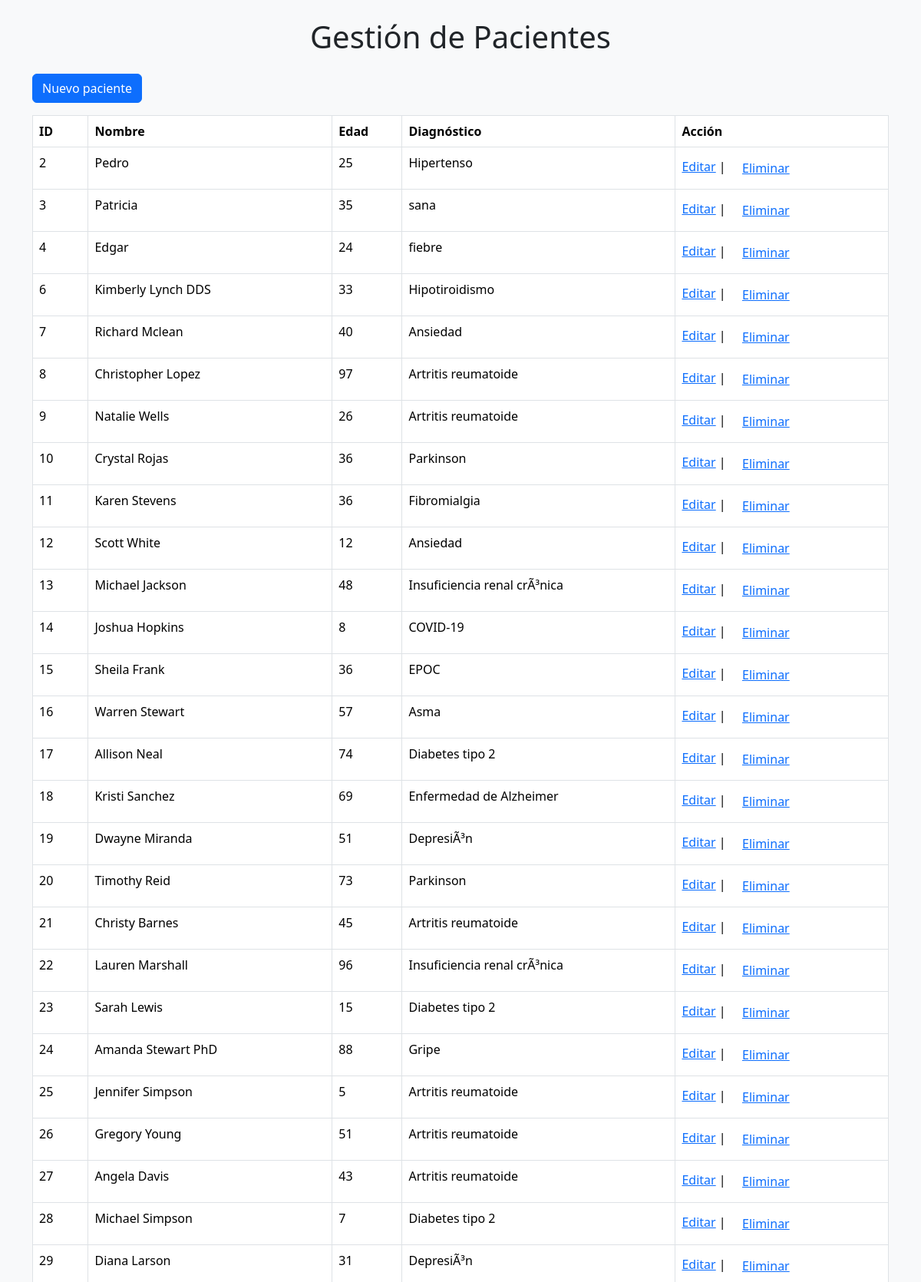
The page / (upper part) on the database its author committed.
### tables this page shows
CREATE TABLE Pacientes (
            id INTEGER PRIMARY KEY AUTOINCREMENT,
            nombre TEXT NOT NULL,
            edad INTEGER NOT NULL,
            diagnostico TEXT NOT NULL
        );

### app.py (the view)
@app.route('/')
def index():
    pacientes = db.obtener_pacientes()
    return render_template('index.html', pacientes=pacientes)

### db.py (called while the page is built)
def obtener_pacientes():
    try:
        conn = sqlite3.connect('data.db')
        cursor = conn.cursor()
        cursor.execute('SELECT * FROM Pacientes')
        pacientes = cursor.fetchall()
        conn.close()
        return pacientes
    except sqlite3.Error as e:
        print(f"Error al conectar a la base de datos: {e}")
        return []

### templates/index.html (shortened to what this page needs)
{% extends "base.html" %}
{% block content %}
<a href="{{url_for('nuevo_paciente')}}" class="btn btn-primary mb-3">Nuevo paciente</a>
<table class="table table-bordered">
    <thead>
        <tr>
            <th>ID</th>
            <th>Nombre</th>
            <th>Edad</th>
            <th>Diagnóstico</th>
            <th>Acción</th>
        </tr>
    </thead>
    <tbody>
        {% for paciente in pacientes %}
        <tr>
            <td>{{ paciente[0] }}</td>
            <td>{{ paciente[1] }}</td>
            <td>{{ paciente[2] }}</td>
            <td>{{ paciente[3] }}</td>
            <td><a href="{{ url_for('editar_paciente', id=paciente[0]) }}">Editar</a>&nbsp;|&nbsp;
                <form action="{{ url_for('eliminar_paciente', id=paciente[0]) }}" method="post" style="display:inline;"
                    onsubmit="return confirm('¿Estás seguro de que deseas eliminar este paciente?');">
                    <button type="submit" class="btn btn-link">Eliminar</button>
                </form>
            </td>
        </tr>
        {% endfor %}
    </tbody>
</table>
{% endblock %}

### rows shown on the page
Pacientes: id "2", nombre "Pedro", edad "25", diagnostico "Hipertenso"
Pacientes: id "3", nombre "Patricia", edad "35", diagnostico "sana"
Pacientes: id "4", nombre "Edgar", edad "24", diagnostico "fiebre"
Pacientes: id "6", nombre "Kimberly Lynch DDS", edad "33", diagnostico "Hipotiroidismo"
Pacientes: id "7", nombre "Richard Mclean", edad "40", diagnostico "Ansiedad"
Pacientes: id "8", nombre "Christopher Lopez", edad "97", diagnostico "Artritis reumatoide"
Pacientes: id "9", nombre "Natalie Wells", edad "26", diagnostico "Artritis reumatoide"
Pacientes: id "10", nombre "Crystal Rojas", edad "36", diagnostico "Parkinson"
Pacientes: id "11", nombre "Karen Stevens", edad "36", diagnostico "Fibromialgia"
Pacientes: id "12", nombre "Scott White", edad "12", diagnostico "Ansiedad"
Pacientes: id "13", nombre "Michael Jackson", edad "48", diagnostico "Insuficiencia renal crÃ³nica"
Pacientes: id "14", nombre "Joshua Hopkins", edad "8", diagnostico "COVID-19"
Pacientes: id "15", nombre "Sheila Frank", edad "36", diagnostico "EPOC"
Pacientes: id "16", nombre "Warren Stewart", edad "57", diagnostico "Asma"
Pacientes: id "17", nombre "Allison Neal", edad "74", diagnostico "Diabetes tipo 2"
Pacientes: id "18", nombre "Kristi Sanchez", edad "69", diagnostico "Enfermedad de Alzheimer"
Pacientes: id "19", nombre "Dwayne Miranda", edad "51", diagnostico "DepresiÃ³n"
Pacientes: id "20", nombre "Timothy Reid", edad "73", diagnostico "Parkinson"
Pacientes: id "21", nombre "Christy Barnes", edad "45", diagnostico "Artritis reumatoide"
Pacientes: id "22", nombre "Lauren Marshall", edad "96", diagnostico "Insuficiencia renal crÃ³nica"
Pacientes: id "23", nombre "Sarah Lewis", edad "15", diagnostico "Diabetes tipo 2"
Pacientes: id "24", nombre "Amanda Stewart PhD", edad "88", diagnostico "Gripe"
Pacientes: id "25", nombre "Jennifer Simpson", edad "5", diagnostico "Artritis reumatoide"
Pacientes: id "26", nombre "Gregory Young", edad "51", diagnostico "Artritis reumatoide"
Pacientes: id "27", nombre "Angela Davis", edad "43", diagnostico "Artritis reumatoide"
Pacientes: id "28", nombre "Michael Simpson", edad "7", diagnostico "Diabetes tipo 2"
Pacientes: id "29", nombre "Diana Larson", edad "31", diagnostico "DepresiÃ³n"
